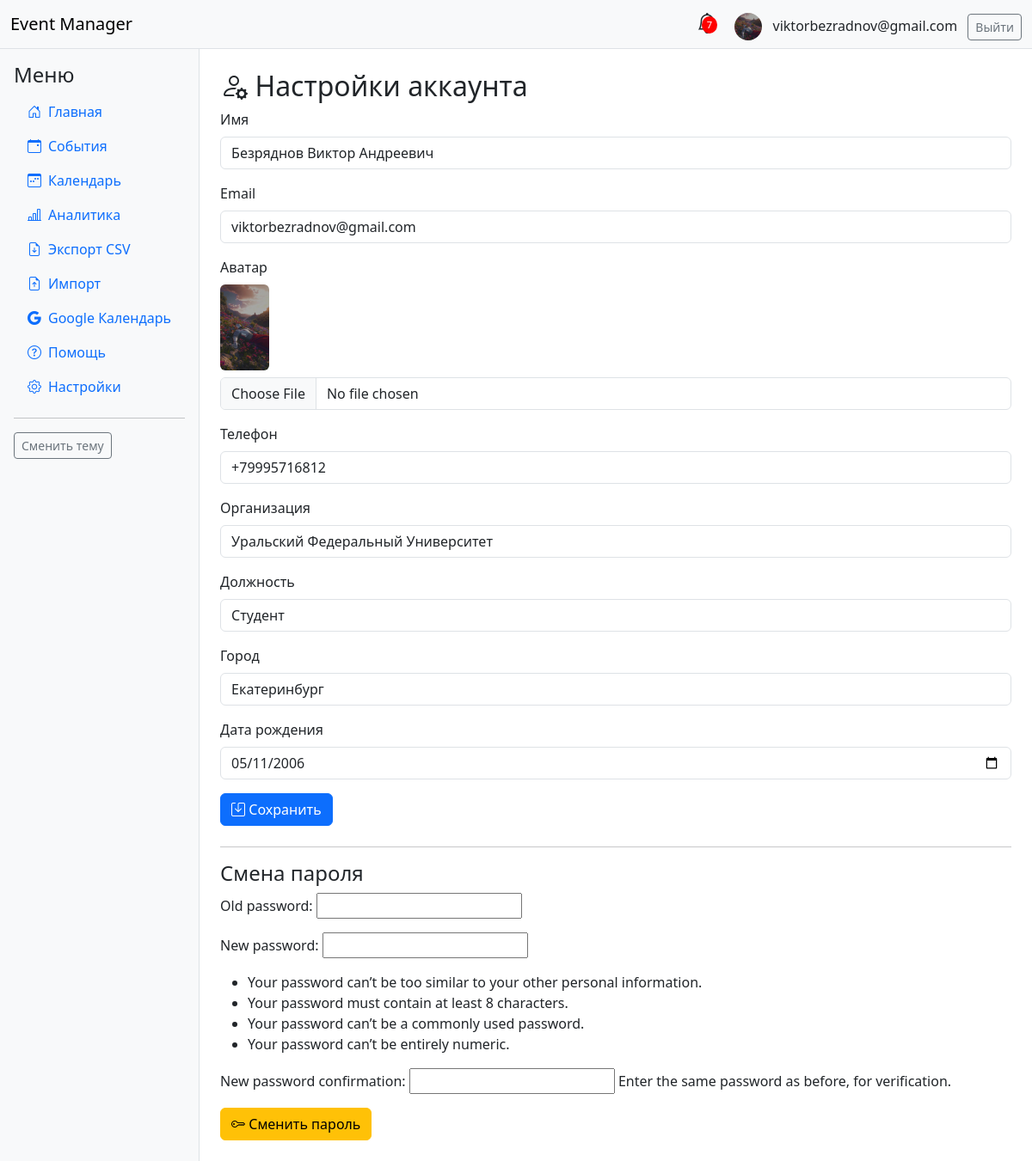
Page /events/account/settings/ (signed in) on the committed database.
### events/models.py (models this page shows, shortened)
class UserProfile(models.Model):
    user = models.OneToOneField(User, on_delete=models.CASCADE, related_name='profile')
    avatar = models.ImageField(upload_to='avatars/', blank=True, null=True, verbose_name='Аватар')
    phone = models.CharField(max_length=20, blank=True, verbose_name='Телефон')
    organization = models.CharField(max_length=100, blank=True, verbose_name='Организация')
    position = models.CharField(max_length=100, blank=True, verbose_name='Должность')
    city = models.CharField(max_length=50, blank=True, verbose_name='Город')
    birth_date = models.DateField(blank=True, null=True, verbose_name='Дата рождения')

### events/views.py (the view, shortened to what this page needs)
# urls.py: path('account/settings/', views.account_settings, name='account_settings'),
@login_required
def account_settings(request):
    user = request.user
    profile, _ = UserProfile.objects.get_or_create(user=user)
    password_form = PasswordChangeForm(user)
    return render(request, 'events/account_settings.html', {
        'user': user,
        'profile': profile,
        'password_form': password_form,
    })

### events/context_processors.py (called while the page is built)
def unread_notifications(request):
    if request.user.is_authenticated:
        return {
            'unread_notifications_count': request.user.notifications.filter(is_read=False).count()
        }
    return {'unread_notifications_count': 0}

### events/templates/events/account_settings.html (shortened to what this page needs)
{% extends 'base.html' %}
{% block content %}
<h2><i class="bi bi-person-gear"></i> Настройки аккаунта</h2>
<form method="post" enctype="multipart/form-data" class="mb-4">
    <div class="mb-3">
        <label for="name" class="form-label">Имя</label>
        <input type="text" class="form-control" id="name" name="name" value="{{ user.first_name }}" placeholder="Ваше имя">
    </div>
    <div class="mb-3">
        <label for="email" class="form-label">Email</label>
        <input type="email" class="form-control" id="email" name="email" value="{{ user.email }}" required>
    </div>
    <div class="mb-3">
        <label for="avatar" class="form-label">Аватар</label><br>
        {% if profile.avatar %}
            <img src="{{ profile.avatar.url }}" alt="avatar" class="rounded mb-2" style="max-width:100px; max-height:100px;">
        {% endif %}
        <input type="file" class="form-control" id="avatar" name="avatar" accept="image/*">
    </div>
    <div class="mb-3">
        <label for="phone" class="form-label">Телефон</label>
        <input type="text" class="form-control" id="phone" name="phone" value="{{ profile.phone }}" placeholder="+7...">
    </div>
    <div class="mb-3">
        <label for="organization" class="form-label">Организация</label>
        <input type="text" class="form-control" id="organization" name="organization" value="{{ profile.organization }}">
    </div>
    <div class="mb-3">
        <label for="position" class="form-label">Должность</label>
        <input type="text" class="form-control" id="position" name="position" value="{{ profile.position }}">
    </div>
    <div class="mb-3">
        <label for="city" class="form-label">Город</label>
        <input type="text" class="form-control" id="city" name="city" value="{{ profile.city }}">
    </div>
    <div class="mb-3">
        <label for="birth_date" class="form-label">Дата рождения</label>
        <input type="date" class="form-control" id="birth_date" name="birth_date" value="{{ profile.birth_date|date:'Y-m-d' }}">
    </div>
    <button type="submit" name="save_profile" class="btn btn-primary"><i class="bi bi-save"></i> Сохранить</button>
</form>
<hr>
<h4>Смена пароля</h4>
<form method="post">
    {{ password_form.as_p }}
    <button type="submit" name="change_password" class="btn btn-warning"><i class="bi bi-key"></i> Сменить пароль</button>
</form>
{% endblock %}

### events/templates/base.html (shortened to what this page needs)
<!DOCTYPE html>
<html lang="ru">
<head>
    <link rel="stylesheet" href="https://cdn.jsdelivr.net/npm/bootstrap@5.3.2/dist/css/bootstrap.min.css">
    <link rel="stylesheet" href="https://cdn.jsdelivr.net/npm/bootstrap-icons@1.11.3/font/bootstrap-icons.css">
</head>
<body class="">
<nav class="navbar navbar-expand-lg navbar-light bg-light border-bottom">
    <div class="container-fluid">
        <a class="navbar-brand" href="/">Event Manager</a>
        <div class="ms-auto">
            {% if user.is_authenticated %}
            <div class="dropdown d-inline-block">
                <span class="notification-bell" id="notifDropdown" data-bs-toggle="dropdown" aria-expanded="false">
                    {% if unread_notifications_count %}<span class="notification-badge">{{ unread_notifications_count }}</span>{% endif %}
                </span>
            </div>
            <span class="ms-3 align-middle">
                {% if user.profile.avatar %}
                    <img src="{{ user.profile.avatar.url }}" alt="avatar" class="rounded-circle me-2" style="width:32px; height:32px; object-fit:cover; vertical-align:middle;">
                {% else %}
                    <i class="bi bi-person-circle fs-4 me-2 align-middle"></i>
                {% endif %}
                {{ user.email }}
            </span>
            <a href="/accounts/logout/" class="btn btn-outline-secondary btn-sm ms-2">Выйти</a>
            {% else %}
            <a href="/accounts/login/" class="btn btn-outline-primary btn-sm">Войти</a>
            {% endif %}
        </div>
    </div>
</nav>
<div class="d-flex">
    <nav class="sidebar p-3 bg-light border-end">
        <h4>Меню</h4>
        <ul class="nav flex-column">
            <li class="nav-item"><a class="nav-link" href="/"><i class="bi bi-house-door me-2"></i>Главная</a></li>
            <li class="nav-item"><a class="nav-link" href="/events/"><i class="bi bi-calendar-event me-2"></i>События</a></li>
            <li class="nav-item"><a class="nav-link" href="/events/calendar/"><i class="bi bi-calendar3-week me-2"></i>Календарь</a></li>
            <li class="nav-item"><a class="nav-link" href="/analytics/"><i class="bi bi-bar-chart-line me-2"></i>Аналитика</a></li>
            <li class="nav-item"><a class="nav-link" href="/analytics/export/csv/"><i class="bi bi-file-earmark-arrow-down me-2"></i>Экспорт CSV</a></li>
            <li class="nav-item"><a class="nav-link" href="/events/import/"><i class="bi bi-file-earmark-arrow-up me-2"></i>Импорт</a></li>
            <li class="nav-item"><a class="nav-link" href="/events/google-calendar/"><i class="bi bi-google me-2"></i>Google Календарь</a></li>
            <li class="nav-item"><a class="nav-link" href="/help/"><i class="bi bi-question-circle me-2"></i>Помощь</a></li>
            <li class="nav-item"><a class="nav-link" href="/events/account/settings/"><i class="bi bi-gear me-2"></i>Настройки</a></li>
        </ul>
        <hr>
        <button id="theme-toggle" class="btn btn-outline-secondary btn-sm">Сменить тему</button>
    </nav>
    <main class="flex-fill p-4">
        {% block content %}{% endblock %}
    </main>
</div>
<div class="position-fixed bottom-0 end-0 p-3" style="z-index: 1100">
</div>
</body>
</html>

### events/templates/base.html (style rules this page uses)
.sidebar { min-width: 200px; transition: background 0.3s; }
.notification-bell { position: relative; cursor: pointer; }
.notification-badge { position: absolute; top: 0; right: 0; background: red; color: #fff; border-radius: 50%; font-size: 0.7em; padding: 2px 6px; }

### rows in the picture
UserProfile: avatar (picture), phone "+79995716812", organization "Уральский Федеральный Университет", position "Студент", city "Екатеринбург", birth_date "05/11/2006"

### other values in the picture
{{ unread_notifications_count }} "7"
{{ user.email }} "viktorbezradnov@gmail.com"
